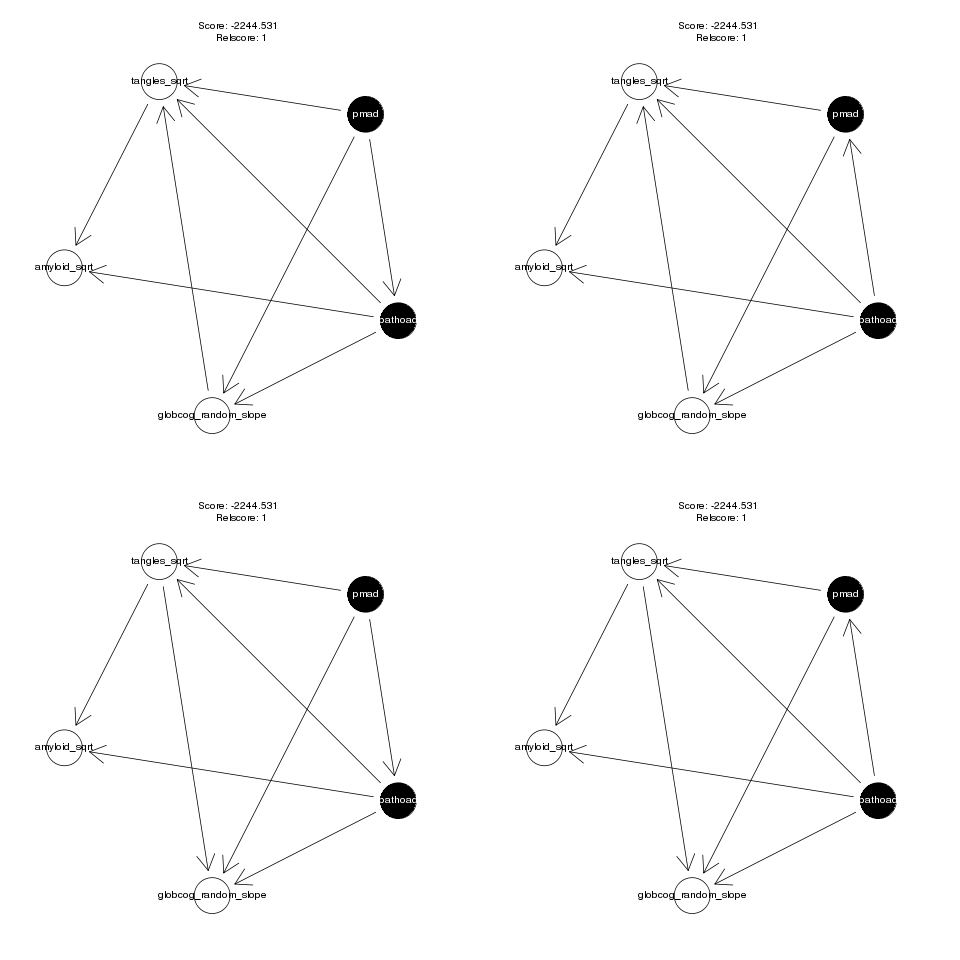

Recreate this plot in R.
#!/usr/bin/env Rscript

# Bayesian network on phenotypes with the deal package.

library(RSQLite)
library(deal)

set.seed(0)

con <- dbConnect(SQLite(), "../data/db-pheno.sqlite")

do.select <- function (con, query) {
    res <- dbSendQuery(con, query)
    data <- dbFetch(res)
    dbClearResult(res)
    data
}

vars <- c("tangles_sqrt", "amyloid_sqrt", "globcog_random_slope", "pathoAD",
          "pmAD")
query <- paste("SELECT", paste(vars, collapse=", "), "FROM patient")
data <- do.select(con, query)
data <- na.omit(data)
data$pathoAD <- factor(data$pathoAD)
data$pmAD <- factor(data$pmAD)

# mixed continuous and discrete, exhaustive search
net <- network(data)
prior <- jointprior(net)
net <- learn(net, data, prior)$nw
all.nets <- networkfamily(data, net, prior)
all.nets <- nwfsort(all.nets$nw)
best.nets <- all.nets[sapply(all.nets, "[[", "relscore") == 1]

png("deal.png")
sapply(best.nets, plot)
dev.off()

. <- dbDisconnect(con)
